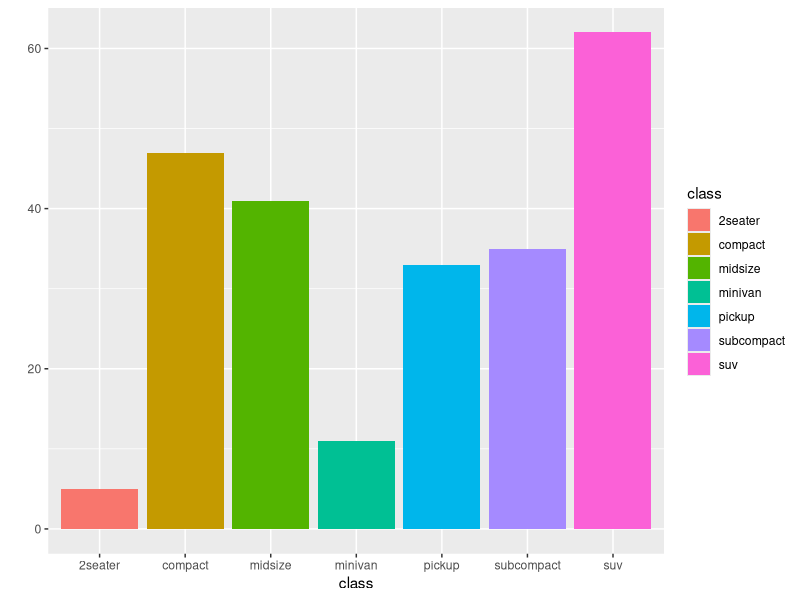

R code for this plot: (Note: this script raises an error after producing the figure.)
# dplyr 패키지를 사용한 데이터 가공.

library(tidyverse)

# ggplot2::mpg 데이터 셋의 일부를 출력
head(mpg)

# 자동차의 종류(class)가 'compact'인 자동차들의 고속도로연비(hwy)의 평균
df_compact <- mpg %>% filter(class == 'compact')
df_compact
mean(df_compact$hwy)

mean(filter(mpg, class == 'compact')$hwy)

# 자동차의 class가 'suv'인 자동차들의 hwy의 평균
df_suv <- mpg %>% filter(class == 'suv')
df_suv
mean(df_suv$hwy)

# 범주형(카테고리 타입) 변수들의 빈도수(frequency)
table(mpg$class)
table(mpg$manufacturer)

# 막대 그래프(geom_bar)가 table 함수를 시각화.
qplot(x = class, data = mpg, fill = class)

# 자동차 제조사(manufacturer)들 중에서 가장 많은 모델을 가지고 있는 2개 제조사를 찾으세요.
table(mpg$manufacturer)
#> dodge: 37, toyota: 34
# 두 제조사 자동차들의 고속도로연비 평균을 각각 찾아서 비교하세요.
df_dodge <- mpg %>% filter(manufacturer == 'dodge')
df_dodge
mean(df_dodge$hwy)

df_toyota <- mpg %>% filter(manufacturer == 'toyota')
df_toyota
mean(df_toyota$hwy)

# 데이터 프레임에 파생 변수를 추가:
# data_frame$new_var <- (데이터 프레임의 기존 변수들을 사용해서 공식을 작성.)
# 원본 데이터 프레임이 변경!
df_test <- data.frame(kor = c(10, 20, 30),
                      eng = c(11, 22, 33),
                      math = c(1, 2, 3))
df_test
# 세과목 총점 파생 변수
df_test$total <- df_test$kor + df_test$eng + df_test$math
df_test

# dplyr 패키지의 mutate() 함수를 사용한 파생 변수 추가:
# mutate(data_frame, new_var = 파생변수 공식)
# 파생 변수가 추가된 새로운 데이터 프레임을 만들어서 리턴함!
# 원본 데이터 프레임은 변경되지 않음!
mutate(df_test, average = total / 3)
df_test

df_test2 <- mutate(df_test, average = total / 3)
df_test2

# ifelse(조건식, 조건식이 TRUE일 때 리턴할 값, 조건식이 FALSE일 때 리턴할 값)
numbers <- c(-1, 0, 1)
is_positive <- ifelse(numbers > 0, '양수', '양수 아님')
is_positive

check <- ifelse(numbers > 0, 'positive',  
                ifelse(numbers < 0, 'negative', 'zero'))
check

df_test2
# df_test2에 grade 파생 변수 추가
#   average >= 20, grade = 'A'
#   average >= 10, grade = 'B',
#   average < 10, grade = 'C'
df_test2 %>% mutate(grade = ifelse(average >= 20, 'A',
                                   ifelse(average >= 10, 'B', 'C')))
df_test2$grade <- ifelse(df_test2$average >= 20, 'A',
                         ifelse(df_test2$average >= 10, 'B', 'C'))
df_test2

# exam 데이터 프레임에 total 파생 변수(수학, 영어, 과학 세과목 총점) 추가.
# exam 데이터 프레임에 average 파생 변수(세과목 평균) 추가.
# exam 데이터 프레임에 grade 파생 변수 추가
#   average >= 80, 'A',
#   average >= 60, 'B',
#   average >= 40, 'C',
#   average < 40, 'F'
# mutate() 함수 사용.
exam %>% 
  mutate(total = math + english + science,
         average = total / 3,
         grade = ifelse(average >= 80, 'A',
                        ifelse(average >= 60, 'B', 
                               ifelse(average >= 40, 'C', 'F'))))

# exam 데이터 프레임에 세과목의 총점 total 파생 변수를 추가하고,
# 총점 상위 5명의 레코드를 출력.
exam %>% 
  mutate(total = math + english + science) %>%  # 총점 파생 변수 추가
  arrange(desc(total)) %>%                      # 총점 내림차순 정렬
  head(n = 5)                                   # 상위 5명 출력

# ggplot2::mpg 데이터 셋에 avg_mpg(도시, 고소도로 연비 평균) 파생 변수를 추가하고,
# avg_mpg의 상위 5개 자동차의 제조사, 모델, avg_mpg를 출력
mpg %>% 
  mutate(avg_mpg = (cty + hwy) / 2) %>% 
  arrange(desc(avg_mpg)) %>% 
  head(n = 5) %>% 
  select(manufacturer, model, avg_mpg)
